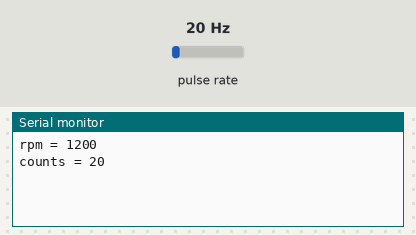
Recording of a sketch running on a simulated Arduino Uno, built with avr-gcc and run on an emulated ATmega328P. Shown: the last lines printed to the serial monitor. Wiring (inferred from the names in the program): pulse sensor: data pin 2. The inputs (shaded band) are chosen by the test bench; at power-on: pulse rate 20 Hz.

Above: at 1.2 s.
1.3 s: pulse rate (sensor on pin 2) set to 4 Hz
At 2.5 s:
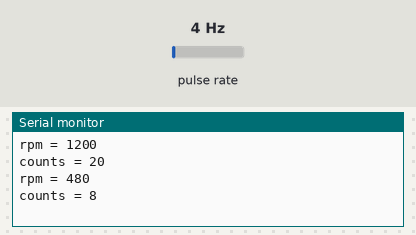
2.8 s: pulse rate (sensor on pin 2) set to 50 Hz
At 3.8 s:
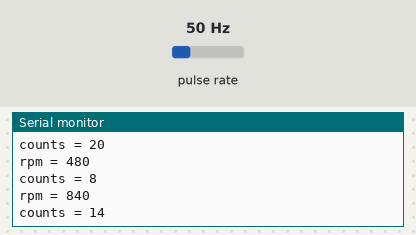
Timing chart, 0 to 5.8 s (numbered marks = the images above; inputs shaded):
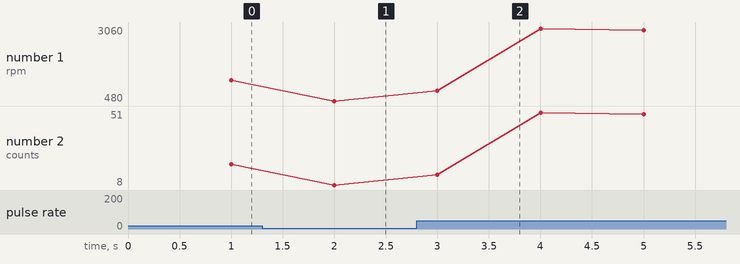

The sketch:

tach_schmitt_interrupts.ino
```cpp
const byte TACH = 2;
const byte DURATION = 1;
volatile boolean revolution_occured = false;
unsigned int revolution_count = 0;
unsigned int current_time = 0;
unsigned int previous_time = 0;
unsigned int rpm = 0;
//unsigned int duration = 1; // in seconds

// Interrupt Service Routine (ISR)
void revolution ()
{
  revolution_occured = true;
}

void setup ()
{
  Serial.begin(115200);

  digitalWrite (TACH, HIGH);  // internal pull-up resistor built in :-)
  attachInterrupt (digitalPinToInterrupt(2), revolution, RISING);  // attach interrupt handler
}  // end of setup

void loop ()
{
  if (revolution_occured) {
    revolution_count ++;
    revolution_occured = !revolution_occured;
  }

  current_time = millis();
  if (current_time - previous_time >= 1000) {
    rpm = (revolution_count / DURATION * 60);
    Serial.print ("rpm = ");
    Serial.println (rpm);
    Serial.print ("counts = ");
    Serial.println (revolution_count);
    previous_time = current_time;
    revolution_count = 0;
  }
}
```

Measured:
- after the input at 1.3 s, the serial monitor: prints a new line after 0.70 s (image 1)
- after the input at 2.8 s, the serial monitor: prints a new line after 0.20 s (image 2)
- plotted number 1: 1200 → 480 after the input at 1.3 s, 480 → 2940 after the input at 2.8 s
- plotted number 2: 20 → 8 after the input at 1.3 s, 8 → 49 after the input at 2.8 s
